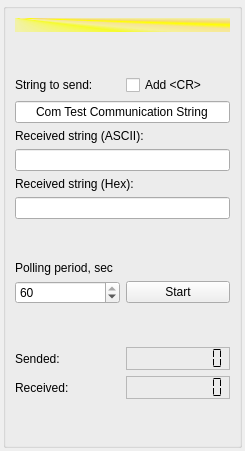
<?xml version="1.0" encoding="UTF-8"?>
<ui version="4.0">
 <class>ComWorkView</class>
 <widget class="QWidget" name="ComWorkView">
  <property name="geometry">
   <rect>
    <x>0</x>
    <y>0</y>
    <width>245</width>
    <height>451</height>
   </rect>
  </property>
  <property name="windowTitle">
   <string>Form</string>
  </property>
  <layout class="QVBoxLayout" name="verticalLayout_8">
   <property name="leftMargin">
    <number>3</number>
   </property>
   <property name="topMargin">
    <number>3</number>
   </property>
   <property name="rightMargin">
    <number>3</number>
   </property>
   <property name="bottomMargin">
    <number>3</number>
   </property>
   <item>
    <widget class="QGroupBox" name="groupBox">
     <property name="title">
      <string/>
     </property>
     <layout class="QVBoxLayout" name="verticalLayout_2">
      <item>
       <widget class="QLabel" name="workHeadLabel">
        <property name="styleSheet">
         <string notr="true">background-color: qconicalgradient(cx:0, cy:0, angle:135, stop:0 rgba(255, 255, 0, 69), stop:0.375 rgba(255, 255, 0, 69), stop:0.423533 rgba(251, 255, 0, 145), stop:0.45 rgba(247, 255, 0, 208), stop:0.477581 rgba(255, 244, 71, 130), stop:0.518717 rgba(255, 218, 71, 130), stop:0.55 rgba(255, 255, 0, 255), stop:0.57754 rgba(255, 203, 0, 130), stop:0.625 rgba(255, 255, 0, 69), stop:1 rgba(255, 255, 0, 69));
color: rgb(136, 136, 136);
</string>
        </property>
        <property name="text">
         <string/>
        </property>
        <property name="alignment">
         <set>Qt::AlignCenter</set>
        </property>
       </widget>
      </item>
      <item>
       <spacer name="verticalSpacer">
        <property name="orientation">
         <enum>Qt::Vertical</enum>
        </property>
        <property name="sizeHint" stdset="0">
         <size>
          <width>20</width>
          <height>40</height>
         </size>
        </property>
       </spacer>
      </item>
      <item>
       <layout class="QVBoxLayout" name="verticalLayout">
        <item>
         <layout class="QHBoxLayout" name="horizontalLayout">
          <item>
           <widget class="QLabel" name="label_4">
            <property name="text">
             <string>String to send:</string>
            </property>
           </widget>
          </item>
          <item>
           <widget class="QCheckBox" name="crCheckBox">
            <property name="text">
             <string>Add &lt;CR&gt;</string>
            </property>
           </widget>
          </item>
         </layout>
        </item>
        <item>
         <widget class="QLineEdit" name="reqLineEdit">
          <property name="text">
           <string>Com Test Communication String</string>
          </property>
          <property name="alignment">
           <set>Qt::AlignCenter</set>
          </property>
         </widget>
        </item>
       </layout>
      </item>
      <item>
       <layout class="QVBoxLayout" name="verticalLayout_4">
        <item>
         <widget class="QLabel" name="label_5">
          <property name="text">
           <string>Received string (ASCII):</string>
          </property>
         </widget>
        </item>
        <item>
         <widget class="QLineEdit" name="respLineEdit">
          <property name="alignment">
           <set>Qt::AlignCenter</set>
          </property>
          <property name="readOnly">
           <bool>true</bool>
          </property>
         </widget>
        </item>
        <item>
         <widget class="QLabel" name="label_6">
          <property name="text">
           <string>Received string (Hex):</string>
          </property>
         </widget>
        </item>
        <item>
         <widget class="QLineEdit" name="respLineEditHex">
          <property name="alignment">
           <set>Qt::AlignCenter</set>
          </property>
         </widget>
        </item>
       </layout>
      </item>
      <item>
       <spacer name="verticalSpacer_2">
        <property name="orientation">
         <enum>Qt::Vertical</enum>
        </property>
        <property name="sizeHint" stdset="0">
         <size>
          <width>20</width>
          <height>40</height>
         </size>
        </property>
       </spacer>
      </item>
      <item>
       <layout class="QVBoxLayout" name="verticalLayout_5">
        <item>
         <widget class="QLabel" name="label">
          <property name="text">
           <string>Polling period, sec</string>
          </property>
         </widget>
        </item>
        <item>
         <layout class="QHBoxLayout" name="horizontalLayout_5">
          <item>
           <widget class="QSpinBox" name="pollPeridSpinbox">
            <property name="minimum">
             <number>1</number>
            </property>
            <property name="maximum">
             <number>60</number>
            </property>
            <property name="value">
             <number>60</number>
            </property>
           </widget>
          </item>
          <item>
           <widget class="QPushButton" name="pollStartButton">
            <property name="text">
             <string>Start</string>
            </property>
           </widget>
          </item>
         </layout>
        </item>
       </layout>
      </item>
      <item>
       <spacer name="verticalSpacer_3">
        <property name="orientation">
         <enum>Qt::Vertical</enum>
        </property>
        <property name="sizeHint" stdset="0">
         <size>
          <width>20</width>
          <height>40</height>
         </size>
        </property>
       </spacer>
      </item>
      <item>
       <layout class="QVBoxLayout" name="verticalLayout_7">
        <item>
         <layout class="QHBoxLayout" name="horizontalLayout_6">
          <item>
           <widget class="QLabel" name="label_2">
            <property name="text">
             <string>Sended:</string>
            </property>
           </widget>
          </item>
          <item>
           <widget class="QLCDNumber" name="txLcdNumber">
            <property name="frameShape">
             <enum>QFrame::StyledPanel</enum>
            </property>
            <property name="frameShadow">
             <enum>QFrame::Plain</enum>
            </property>
            <property name="digitCount">
             <number>9</number>
            </property>
            <property name="segmentStyle">
             <enum>QLCDNumber::Flat</enum>
            </property>
           </widget>
          </item>
         </layout>
        </item>
        <item>
         <layout class="QHBoxLayout" name="horizontalLayout_7">
          <item>
           <widget class="QLabel" name="label_3">
            <property name="text">
             <string>Received:</string>
            </property>
           </widget>
          </item>
          <item>
           <widget class="QLCDNumber" name="rxLcdNumber">
            <property name="frameShape">
             <enum>QFrame::StyledPanel</enum>
            </property>
            <property name="frameShadow">
             <enum>QFrame::Plain</enum>
            </property>
            <property name="digitCount">
             <number>9</number>
            </property>
            <property name="segmentStyle">
             <enum>QLCDNumber::Flat</enum>
            </property>
           </widget>
          </item>
         </layout>
        </item>
       </layout>
      </item>
      <item>
       <spacer name="verticalSpacer_4">
        <property name="orientation">
         <enum>Qt::Vertical</enum>
        </property>
        <property name="sizeHint" stdset="0">
         <size>
          <width>20</width>
          <height>40</height>
         </size>
        </property>
       </spacer>
      </item>
     </layout>
    </widget>
   </item>
  </layout>
 </widget>
 <resources/>
 <connections/>
</ui>
